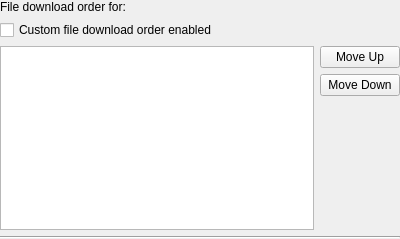
<ui version="4.0" >
 <class>DownloadOrderWidget</class>
 <widget class="QWidget" name="DownloadOrderWidget" >
  <property name="geometry" >
   <rect>
    <x>0</x>
    <y>0</y>
    <width>400</width>
    <height>239</height>
   </rect>
  </property>
  <property name="windowTitle" >
   <string>File Download Order</string>
  </property>
  <layout class="QVBoxLayout" name="verticalLayout_2" >
   <property name="margin" >
    <number>0</number>
   </property>
   <item>
    <widget class="QLabel" name="m_top_label" >
     <property name="text" >
      <string>File download order for:</string>
     </property>
    </widget>
   </item>
   <item>
    <widget class="QCheckBox" name="m_custom_order_enabled" >
     <property name="toolTip" >
      <string>Whether or not to enable a custom download order.</string>
     </property>
     <property name="text" >
      <string>Custom file download order enabled</string>
     </property>
    </widget>
   </item>
   <item>
    <layout class="QHBoxLayout" name="horizontalLayout" >
     <item>
      <widget class="QListView" name="m_order" >
       <property name="toolTip" >
        <string>Order in which to download the files of a torrent. The file at the top will be downloaded first, followed by the second, then the third ...</string>
       </property>
      </widget>
     </item>
     <item>
      <layout class="QVBoxLayout" name="verticalLayout" >
       <item>
        <widget class="KPushButton" name="m_move_up" >
         <property name="text" >
          <string>Move Up</string>
         </property>
        </widget>
       </item>
       <item>
        <widget class="KPushButton" name="m_move_down" >
         <property name="text" >
          <string>Move Down</string>
         </property>
        </widget>
       </item>
       <item>
        <spacer name="verticalSpacer" >
         <property name="orientation" >
          <enum>Qt::Vertical</enum>
         </property>
         <property name="sizeHint" stdset="0" >
          <size>
           <width>20</width>
           <height>40</height>
          </size>
         </property>
        </spacer>
       </item>
      </layout>
     </item>
    </layout>
   </item>
   <item>
    <widget class="Line" name="line" >
     <property name="orientation" >
      <enum>Qt::Horizontal</enum>
     </property>
    </widget>
   </item>
  </layout>
 </widget>
 <customwidgets>
  <customwidget>
   <class>KPushButton</class>
   <extends>QPushButton</extends>
   <header>kpushbutton.h</header>
  </customwidget>
 </customwidgets>
 <resources/>
 <connections>
  <connection>
   <sender>m_custom_order_enabled</sender>
   <signal>toggled(bool)</signal>
   <receiver>m_order</receiver>
   <slot>setEnabled(bool)</slot>
   <hints>
    <hint type="sourcelabel" >
     <x>141</x>
     <y>33</y>
    </hint>
    <hint type="destinationlabel" >
     <x>166</x>
     <y>113</y>
    </hint>
   </hints>
  </connection>
  <connection>
   <sender>m_custom_order_enabled</sender>
   <signal>toggled(bool)</signal>
   <receiver>m_move_up</receiver>
   <slot>setEnabled(bool)</slot>
   <hints>
    <hint type="sourcelabel" >
     <x>257</x>
     <y>33</y>
    </hint>
    <hint type="destinationlabel" >
     <x>307</x>
     <y>61</y>
    </hint>
   </hints>
  </connection>
  <connection>
   <sender>m_custom_order_enabled</sender>
   <signal>toggled(bool)</signal>
   <receiver>m_move_down</receiver>
   <slot>setEnabled(bool)</slot>
   <hints>
    <hint type="sourcelabel" >
     <x>229</x>
     <y>32</y>
    </hint>
    <hint type="destinationlabel" >
     <x>320</x>
     <y>94</y>
    </hint>
   </hints>
  </connection>
 </connections>
</ui>
